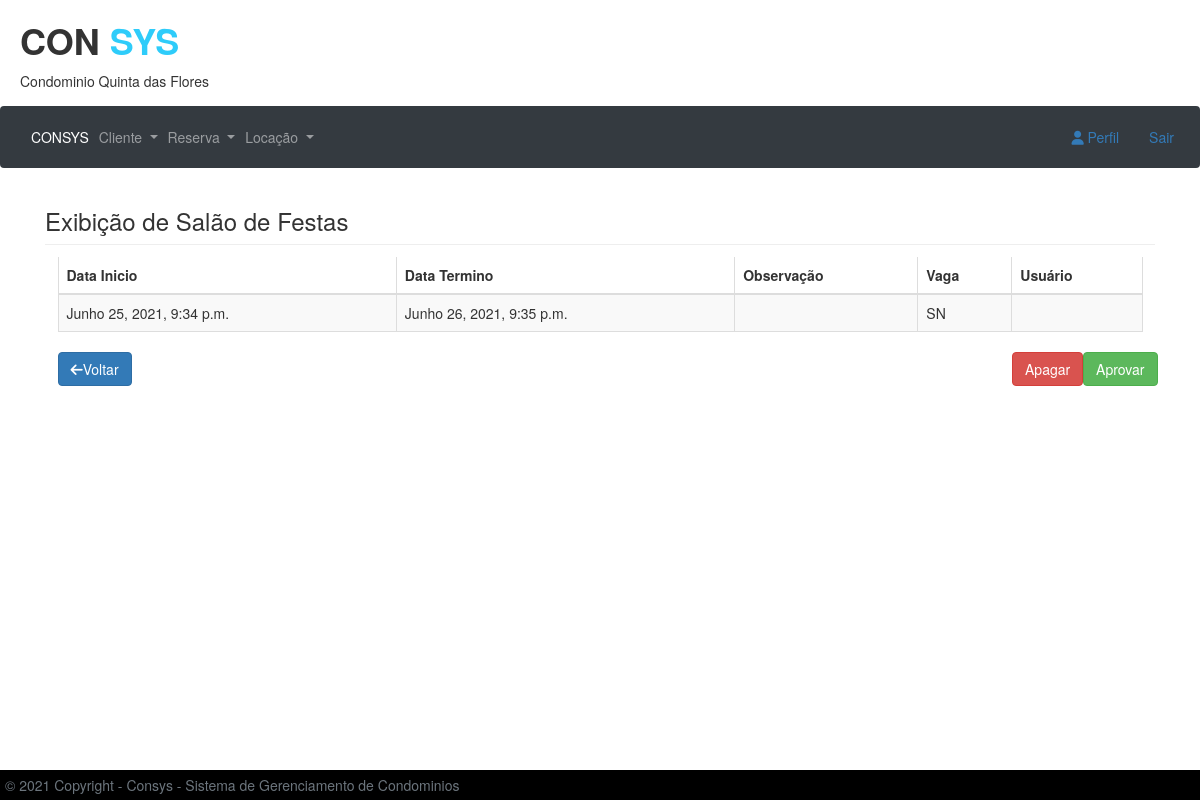
Page /exibirSalao/3/ (signed in) on the committed database.
### sistema/models.py (models this page shows)
class ReservaSalao(models.Model):
    STATUS_CHOICES = (('Aprovado', 'Aprovado'), ('Aguardando Aprovação', 'Aguardando Aprovação'))
    data_inicio = models.DateTimeField()
    data_termino = models.DateTimeField()
    obs = models.CharField(max_length=100)
    tipo = models.CharField(max_length=12, default='Salão de Festas')
    vaga = models.CharField(max_length=10, default='SN')
    usuario = CurrentUserField()
    criado_em = models.DateTimeField(auto_now=True)
    modificacado_em = models.DateTimeField(auto_now_add=True)
    status = models.CharField(max_length=30, choices=STATUS_CHOICES, default='Aguardando Aprovação')

### sistema/views.py (the view)
# urls.py: path('exibirSalao/<int:id>/', exibir_salao, name='exibir_salao'),
@permission_required('administradores')
def exibir_salao(request, id):
    salao = ReservaSalao.objects.get(id=id)
    form = ReservaSalaoFrom(request.POST or None, instance=salao)
    if form.is_valid():
        form.save()
        return redirect('/aprovar/')
    return render(request, 'exibir_salao.html', {'form': form, 'salao': salao})

### sistema/templates/exibir_salao.html (shortened to what this page needs)
{% extends 'base.html' %}
{% block conteudo_janela %}
<div class="page-header">
    <h3 class="mb-3">Exibição de Salão de Festas</h3>
</div>
<form method="POST">
    <div class="card-body">
        <div class="table-responsive">
            <table id="dataTable" class="table table-striped table-bordered second" style="width:100%">
                <thead>
                <tr>
                    <th>Data Inicio</th>
                    <th>Data Termino</th>
                    <th>Observação</th>
                    <th>Vaga</th>
                    <th>Usuário</th>
                </tr>
                </thead>
                <tbody>
                <tr>
                    <td>{{salao.data_inicio}}</td>
                    <td>{{salao.data_termino}}</td>
                    <td>{{salao.obs}}</td>
                    <td>{{salao.vaga}}</td>
                    <td>{{salao.usuario}}</td>
                </tr>
                </tbody>
            </table>
        </div>
        <div>
            <a href="{% url 'aprovar' %}" class="btn btn-primary"><i class="fa fa-arrow-left" aria-hidden="true"></i>Voltar</a>
            <a href="{% url 'salao_update' salao.id %}" class="btn btn-success navbar-right">Aprovar</a>
            <a href="{% url 'salao_delete' salao.id %}" class="btn btn-danger  navbar-right">Apagar</a>
        </div>
    </div>
</form>
{% endblock %}

### sistema/static/css/estilobase.css (style rules this page uses)
* { margin: 0px; padding: 0px; }

### sistema/templates/exibir_salao.html (style rules this page uses)
.page-header { margin: 0px; padding: 0px; }

### rows in the picture
ReservaSalao: data_inicio "Junho 25, 2021, 9:34 p.m.", data_termino "Junho 26, 2021, 9:35 p.m.", vaga "SN"
